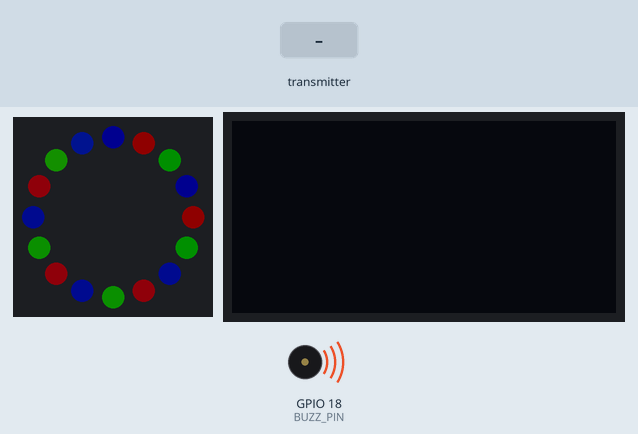
This sketch was run on a simulated ESP32. On the bench: 16 RGB LEDs in a ring, first at the top, clockwise, 128×64 one-colour display, buzzer (waves = sounding). Inputs (shaded band) come from the test bench. Dim RGB values are drawn brighter than linear; the OLED is the two-colour kind (top 16 rows yellow); what the sketch prints to the serial monitor is not drawn.

Above: at 0.51 s.
1.9 s: the transmitter starts sending nodeID = 0
At 2.56 s:
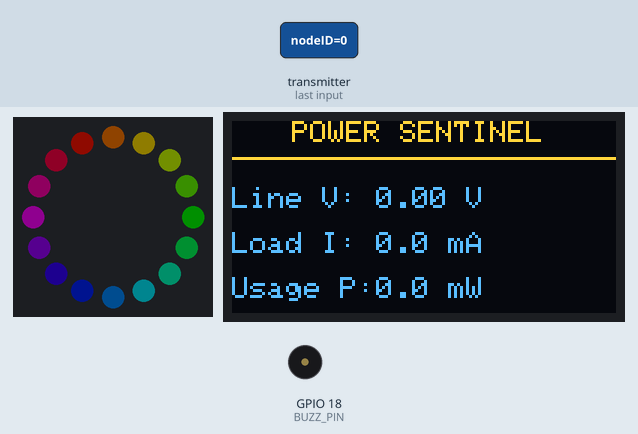
3.8 s: the transmitter starts sending busVoltage = 25
At 5.3 s:
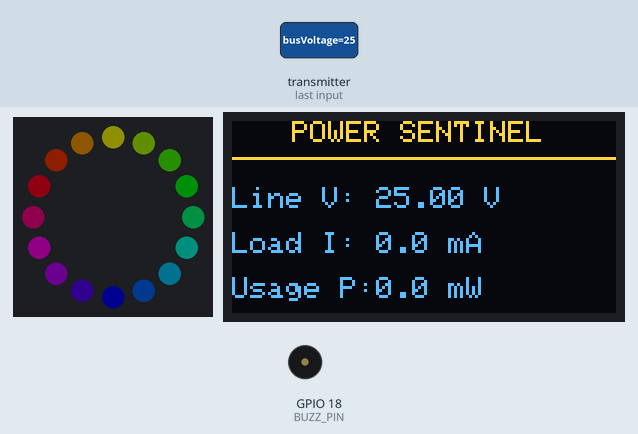
5.6 s: the transmitter starts sending current_mA = 25
At 5.98 s:
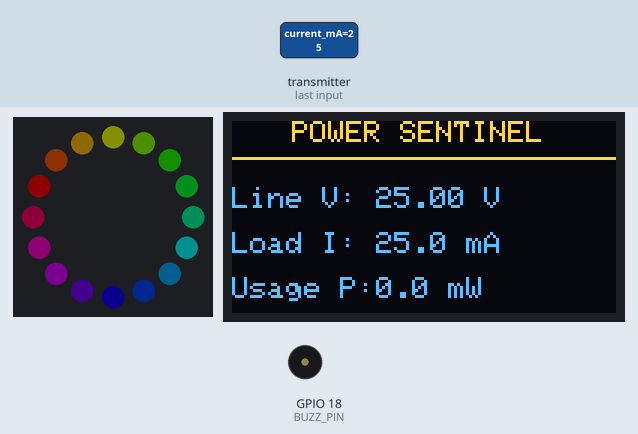
7.2 s: the transmitter starts sending power_mW = 25
At 8.03 s:
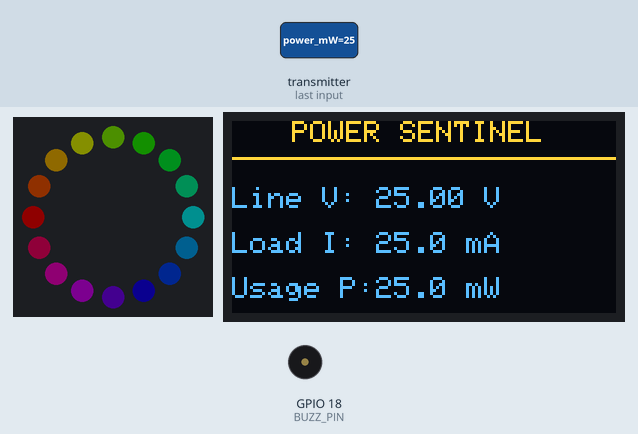
9.2 s: the transmitter starts sending busVoltage = 0
At 10.07 s:
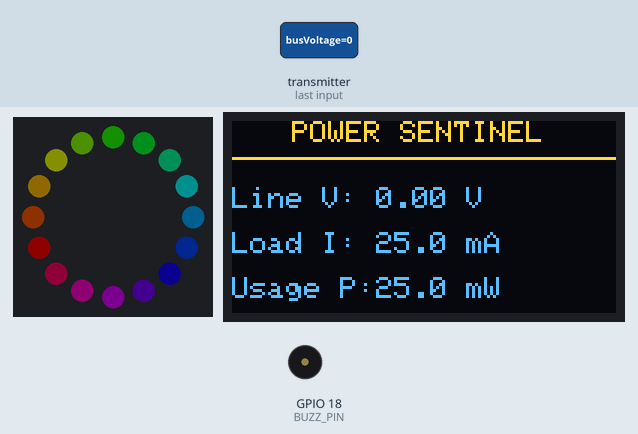
11.2 s: the transmitter starts sending current_mA = 0
At 12.12 s:
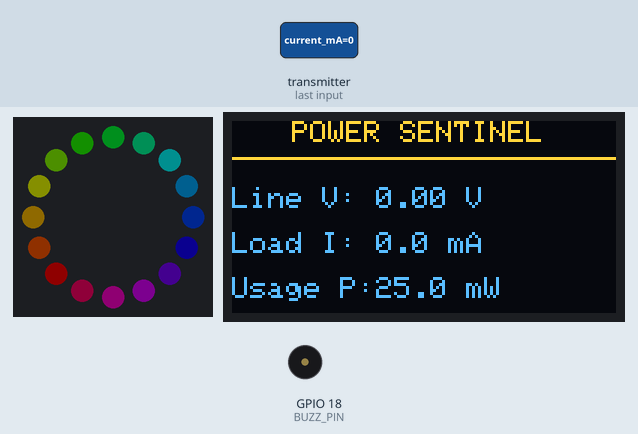
Timing chart, 0 to 14.2 s (numbered marks = the images above; inputs shaded):
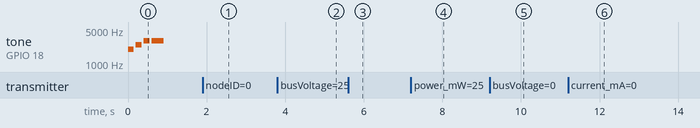

Measured:
- by itself, tone on GPIO 18 (BUZZ_PIN): plays 2000 Hz for 0.15 s, 2500 Hz for 0.15 s, 3000 Hz for 0.15 s, 3000 Hz for 0.30 s

The sketch:

Dashboard.ino.ino
```cpp
#include <esp_now.h>
#include <WiFi.h>
#include <Wire.h>
#include <Adafruit_GFX.h>
#include <Adafruit_SH110X.h>
#include <Adafruit_NeoPixel.h>

// --- PIN DEFINITIONS ---
#define NEO_PIN     19
#define BUZZ_PIN    18
#define SDA_PIN     21
#define SCL_PIN     22
#define NUM_LEDS    16

// --- HARDWARE OBJECTS ---
Adafruit_NeoPixel ring(NUM_LEDS, NEO_PIN, NEO_GRB + NEO_KHZ800);
Adafruit_SH1106G display = Adafruit_SH1106G(128, 64, &Wire, -1);

// --- DATA STRUCTURE (Must exactly match Leaf Node) ---
typedef struct struct_message {
    int nodeID;
    float busVoltage;
    float current_mA;
    float power_mW;
} struct_message;

struct_message liveData;

// --- STATE & TIMING VARIABLES ---
unsigned long lastRecvTime = 0;
unsigned long lastOledUpdate = 0;
unsigned long lastBlink = 0;
bool blinkIsOn = false;
const unsigned long TIMEOUT_MS = 3000; // 3 seconds offline timeout

// --- THEFT DETECTION LIMIT ---
const float THEFT_LIMIT_MW = 220.0; // Hardcoded fixed threshold

// --- ESP-NOW CALLBACK ---
void OnDataRecv(const esp_now_recv_info *info, const uint8_t *incomingData, int len) {
  memcpy(&liveData, incomingData, sizeof(liveData));
  lastRecvTime = millis();
}

void setup() {
  Serial.begin(115200);

  pinMode(BUZZ_PIN, OUTPUT);
  ring.begin();

  // --- STRICT LOW BRIGHTNESS LOCK ---
  ring.setBrightness(15);
  ring.show();

  // THE RAINBOW BOOT RITUAL
  for(int i = 0; i < 3; i++) {
    tone(BUZZ_PIN, 2000 + (i * 500), 150);
    for(int j=0; j<256; j+=85) {
      for(int k=0; k<NUM_LEDS; k++) {
        ring.setPixelColor(k, ring.ColorHSV((j + (k*85)) * 256, 255, 255));
      }
      ring.show();
      delay(50);
    }
  }
  tone(BUZZ_PIN, 3000, 300); // Final Confirmation Tone

  // Initialize Display
  Wire.begin(SDA_PIN, SCL_PIN);
  display.begin(0x3C, true);
  display.clearDisplay();
  display.display();

  // Initialize ESP-NOW
  WiFi.mode(WIFI_STA);
  if (esp_now_init() != ESP_OK) {
    Serial.println("Error initializing ESP-NOW");
    return;
  }

  esp_now_register_recv_cb(OnDataRecv);
  Serial.println("Dashboard Active. Waiting for INA219 Node...");
}

void loop() {
  unsigned long now = millis();
  bool isConnected = (lastRecvTime != 0) && (now - lastRecvTime < TIMEOUT_MS);

  // --- DETERMINE CURRENT STATE ---
  int currentState = 1; // Default to Offline

  if (isConnected) {
    // Check for Bijli Chori against the fixed limit
    if (liveData.power_mW > THEFT_LIMIT_MW) {
      currentState = 3; // THEFT ALERT
    } else {
      currentState = 2; // NORMAL
    }
  } else {
    currentState = 1; // OFFLINE
  }

  // --- EXECUTE STATE LOGIC ---
  switch (currentState) {

    // ==========================================
    // STATE 1: OFFLINE
    // ==========================================
    case 1:
      for(int i=0; i<NUM_LEDS; i++) ring.setPixelColor(i, ring.Color(255, 0, 0));
      ring.show();

      if (now - lastOledUpdate > 500) {
        display.clearDisplay();
        display.setTextSize(1);
        display.setTextColor(SH110X_WHITE);
        display.setCursor(20, 0); display.println("POWER SENTINEL");
        display.drawFastHLine(0, 12, 128, SH110X_WHITE);

        display.setTextSize(2);
        display.setCursor(25, 30); display.println("OFFLINE");
        display.display();
        lastOledUpdate = now;
      }
      break;

    // ==========================================
    // STATE 2: NORMAL OPERATION (Live Data)
    // ==========================================
    case 2:
      {
        uint32_t firstPixelHue = (now * 2) % 65536;
        for(int i = 0; i < NUM_LEDS; i++) {
          uint32_t pixelHue = firstPixelHue + (i * 65536L / NUM_LEDS);
          ring.setPixelColor(i, ring.ColorHSV(pixelHue, 255, 255));
        }
        ring.show();
      }

      if (now - lastOledUpdate > 500) {
        display.clearDisplay();
        display.setTextSize(1);
        display.setTextColor(SH110X_WHITE);
        display.setCursor(20, 0); display.println("POWER SENTINEL");
        display.drawFastHLine(0, 12, 128, SH110X_WHITE);

        display.setCursor(0, 22); display.print("Line V: "); display.print(liveData.busVoltage, 2); display.println(" V");
        display.setCursor(0, 37); display.print("Load I: "); display.print(liveData.current_mA, 1); display.println(" mA");
        display.setCursor(0, 52); display.print("Usage P:"); display.print(liveData.power_mW, 1); display.println(" mW");
        display.display();

        lastOledUpdate = now;
      }
      break;

    // ==========================================
    // STATE 3: THEFT ALERT (Clean "Bijli Chori" UI)
    // ==========================================
    case 3:
      // LEDs & Buzzer: Blinking Red
      if (now - lastBlink > 250) {
        blinkIsOn = !blinkIsOn;
        lastBlink = now;

        if (blinkIsOn) {
          for(int i=0; i<NUM_LEDS; i++) ring.setPixelColor(i, ring.Color(255, 0, 0));
          tone(BUZZ_PIN, 1200, 100);
        } else {
          for(int i=0; i<NUM_LEDS; i++) ring.setPixelColor(i, 0);
        }
        ring.show();
      }

      // OLED: Massive Text + Usage Power
      if (now - lastOledUpdate > 500) {
        display.clearDisplay();
        display.setTextColor(SH110X_WHITE);

        // Large "BIJLI CHORI" text, roughly centered
        display.setTextSize(2);
        display.setCursor(35, 5);
        display.println("BIJLI");
        display.setCursor(28, 25);
        display.println("CHORI!!");

        // Display the actual power usage causing the alarm
        display.setTextSize(1);
        display.setCursor(15, 50);
        display.print("Usage P: ");
        display.print(liveData.power_mW, 1);
        display.println(" mW");

        display.display();
        lastOledUpdate = now;
      }
      break;
  }
}
```
